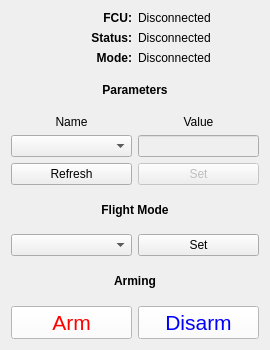
<?xml version="1.0" encoding="UTF-8"?>
<ui version="4.0">
 <class>MAVROSGUI</class>
 <widget class="QWidget" name="MAVROSGUI">
  <property name="geometry">
   <rect>
    <x>0</x>
    <y>0</y>
    <width>270</width>
    <height>350</height>
   </rect>
  </property>
  <property name="sizePolicy">
   <sizepolicy hsizetype="Preferred" vsizetype="Expanding">
    <horstretch>0</horstretch>
    <verstretch>0</verstretch>
   </sizepolicy>
  </property>
  <property name="minimumSize">
   <size>
    <width>260</width>
    <height>300</height>
   </size>
  </property>
  <property name="windowTitle">
   <string>MAVROS GUI</string>
  </property>
  <layout class="QVBoxLayout" name="verticalLayout_2">
   <item>
    <layout class="QGridLayout" name="grid_status">
     <item row="0" column="1">
      <widget class="QLabel" name="label_status_live_conn">
       <property name="text">
        <string>Disconnected</string>
       </property>
      </widget>
     </item>
     <item row="1" column="0">
      <widget class="QLabel" name="label_status_armed">
       <property name="font">
        <font>
         <weight>75</weight>
         <bold>true</bold>
        </font>
       </property>
       <property name="text">
        <string>Status:</string>
       </property>
       <property name="alignment">
        <set>Qt::AlignRight|Qt::AlignTrailing|Qt::AlignVCenter</set>
       </property>
      </widget>
     </item>
     <item row="1" column="1">
      <widget class="QLabel" name="label_status_live_armed">
       <property name="text">
        <string>Disconnected</string>
       </property>
      </widget>
     </item>
     <item row="2" column="0">
      <widget class="QLabel" name="label_status_mode">
       <property name="font">
        <font>
         <weight>75</weight>
         <bold>true</bold>
        </font>
       </property>
       <property name="text">
        <string>Mode:</string>
       </property>
       <property name="alignment">
        <set>Qt::AlignRight|Qt::AlignTrailing|Qt::AlignVCenter</set>
       </property>
      </widget>
     </item>
     <item row="2" column="1">
      <widget class="QLabel" name="label_status_live_mode">
       <property name="text">
        <string>Disconnected</string>
       </property>
      </widget>
     </item>
     <item row="0" column="0">
      <widget class="QLabel" name="label_status_conn">
       <property name="font">
        <font>
         <weight>75</weight>
         <bold>true</bold>
        </font>
       </property>
       <property name="text">
        <string>FCU:</string>
       </property>
       <property name="alignment">
        <set>Qt::AlignRight|Qt::AlignTrailing|Qt::AlignVCenter</set>
       </property>
      </widget>
     </item>
    </layout>
   </item>
   <item>
    <widget class="QLabel" name="label_param">
     <property name="font">
      <font>
       <weight>75</weight>
       <bold>true</bold>
      </font>
     </property>
     <property name="text">
      <string>Parameters</string>
     </property>
     <property name="alignment">
      <set>Qt::AlignCenter</set>
     </property>
    </widget>
   </item>
   <item>
    <layout class="QGridLayout" name="gridLayout">
     <item row="4" column="0">
      <widget class="QComboBox" name="combo_param_list">
       <property name="sizePolicy">
        <sizepolicy hsizetype="Expanding" vsizetype="Fixed">
         <horstretch>0</horstretch>
         <verstretch>0</verstretch>
        </sizepolicy>
       </property>
      </widget>
     </item>
     <item row="4" column="2">
      <widget class="QLineEdit" name="textbox_param_value">
       <property name="enabled">
        <bool>false</bool>
       </property>
       <property name="text">
        <string/>
       </property>
       <property name="placeholderText">
        <string/>
       </property>
      </widget>
     </item>
     <item row="2" column="2">
      <widget class="QLabel" name="label_param_value">
       <property name="font">
        <font>
         <weight>50</weight>
         <bold>false</bold>
        </font>
       </property>
       <property name="text">
        <string>Value</string>
       </property>
       <property name="alignment">
        <set>Qt::AlignCenter</set>
       </property>
      </widget>
     </item>
     <item row="2" column="0">
      <widget class="QLabel" name="label_param_name">
       <property name="font">
        <font>
         <weight>50</weight>
         <bold>false</bold>
        </font>
       </property>
       <property name="text">
        <string>Name</string>
       </property>
       <property name="alignment">
        <set>Qt::AlignCenter</set>
       </property>
      </widget>
     </item>
     <item row="6" column="0">
      <widget class="QPushButton" name="button_param_refresh">
       <property name="enabled">
        <bool>true</bool>
       </property>
       <property name="text">
        <string>Refresh</string>
       </property>
      </widget>
     </item>
     <item row="6" column="2">
      <widget class="QPushButton" name="button_param_set">
       <property name="enabled">
        <bool>false</bool>
       </property>
       <property name="text">
        <string>Set</string>
       </property>
      </widget>
     </item>
    </layout>
   </item>
   <item>
    <widget class="QLabel" name="label_mode">
     <property name="font">
      <font>
       <weight>75</weight>
       <bold>true</bold>
      </font>
     </property>
     <property name="text">
      <string>Flight Mode</string>
     </property>
     <property name="alignment">
      <set>Qt::AlignCenter</set>
     </property>
    </widget>
   </item>
   <item>
    <layout class="QHBoxLayout" name="horizontalLayout">
     <item>
      <widget class="QComboBox" name="combo_flight_mode_list">
       <property name="editable">
        <bool>false</bool>
       </property>
      </widget>
     </item>
     <item>
      <widget class="QPushButton" name="button_flight_mode_set">
       <property name="enabled">
        <bool>true</bool>
       </property>
       <property name="text">
        <string>Set</string>
       </property>
      </widget>
     </item>
    </layout>
   </item>
   <item>
    <widget class="QLabel" name="label_arming">
     <property name="font">
      <font>
       <weight>75</weight>
       <bold>true</bold>
      </font>
     </property>
     <property name="text">
      <string>Arming</string>
     </property>
     <property name="alignment">
      <set>Qt::AlignCenter</set>
     </property>
    </widget>
   </item>
   <item>
    <layout class="QHBoxLayout" name="horizontalLayout_2">
     <item>
      <widget class="QPushButton" name="button_safety_arm">
       <property name="enabled">
        <bool>true</bool>
       </property>
       <property name="font">
        <font>
         <pointsize>16</pointsize>
        </font>
       </property>
       <property name="autoFillBackground">
        <bool>false</bool>
       </property>
       <property name="styleSheet">
        <string notr="true">QPushButton{
	color: rgb(255, 0, 0);
	background-color: rgb(255, 255, 255);
}</string>
       </property>
       <property name="text">
        <string>Arm</string>
       </property>
      </widget>
     </item>
     <item>
      <widget class="QPushButton" name="button_safety_disarm">
       <property name="enabled">
        <bool>true</bool>
       </property>
       <property name="font">
        <font>
         <pointsize>16</pointsize>
        </font>
       </property>
       <property name="styleSheet">
        <string notr="true">QPushButton{
	color: rgb(0,0,255);
	background-color: rgb(255,255,255);
}</string>
       </property>
       <property name="text">
        <string>Disarm</string>
       </property>
      </widget>
     </item>
    </layout>
   </item>
  </layout>
 </widget>
 <resources/>
 <connections/>
</ui>
